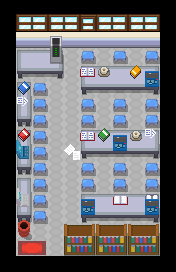

Rendered tile map (Tiled .tmx) drawn with the repository's tilesets; below, a short description and the full map source, tile grids included:
An orthogonal 11x17 tile map with 16x16 px tiles, 7 tile layers (L0_floor, L1_floor, L2_object, L3_object, ...), 3 tilesets.

<map version="1.10" tiledversion="1.10.2" orientation="orthogonal" renderorder="right-down" width="11" height="17" tilewidth="16" tileheight="16" infinite="0" nextlayerid="8" nextobjectid="1">
 <editorsettings>
  <export target="../before/p009.json" format="json" />
 </editorsettings>
 <tileset firstgid="1" source="object.tsx" />
 <tileset firstgid="11285" source="floor.tsx" />
 <tileset firstgid="14309" source="event.tsx" />
 <layer id="1" name="L0_floor" width="11" height="17">
  <data encoding="csv">
0,0,0,0,0,0,0,0,0,0,0,
13151,13151,13151,13151,13151,13151,13151,13151,13151,13151,13151,
13151,13151,13151,13151,13151,13151,13151,13151,13151,13151,13151,
13151,13151,13151,13151,13151,13151,13151,13151,13151,13151,13151,
13151,13151,13151,13151,13151,13151,13151,13151,13151,13151,13151,
0,13151,13151,13151,13151,13151,13151,13151,13151,13151,13151,
0,13151,13151,13151,13151,13151,13151,13151,13151,13151,13151,
13151,13151,13151,13151,13151,13151,13151,13151,13151,13151,13151,
13151,13151,13151,13151,13151,13151,13151,13151,13151,13151,13151,
13151,13151,13151,13151,13151,13151,13151,13151,13151,13151,13151,
13151,13151,13151,13151,13151,13151,13151,13151,13151,13151,0,
13151,13151,13151,13151,13151,13151,13151,13151,13151,13151,0,
13151,13151,13151,13151,13151,13151,13151,13151,13151,13151,13151,
13151,13151,13151,13151,13151,13151,13151,13151,13151,13151,13151,
13151,13151,13151,13151,13151,13151,13151,13151,13151,13151,13151,
13151,13151,13151,13151,13151,13151,13151,13151,13151,13151,13151,
13151,13151,13151,13151,13151,13151,13151,13151,13151,13151,13151
</data>
 </layer>
 <layer id="2" name="L1_floor" width="11" height="17">
  <data encoding="csv">
0,0,0,0,0,0,0,0,0,0,0,
0,0,0,0,0,0,0,0,0,0,0,
0,0,0,0,0,0,0,0,0,0,0,
0,0,0,0,0,0,0,0,0,0,0,
0,0,0,0,0,0,0,0,0,0,0,
0,0,0,0,0,0,0,0,0,0,0,
0,0,0,0,0,0,0,0,0,0,0,
0,0,0,0,0,0,0,0,0,0,0,
0,0,0,0,0,0,0,0,0,0,0,
0,0,0,0,0,0,0,0,0,0,0,
0,0,0,0,0,0,0,0,0,0,0,
0,0,0,0,0,0,0,0,0,0,0,
0,0,0,0,0,0,0,0,0,0,0,
0,0,0,0,0,0,0,0,0,0,0,
0,0,0,0,0,0,0,0,0,0,0,
0,12548,12549,0,0,0,0,0,0,0,0,
0,0,0,0,0,0,0,0,0,0,0
</data>
 </layer>
 <layer id="3" name="L2_object" width="11" height="17">
  <data encoding="csv">
0,0,0,0,0,0,0,0,0,0,0,
0,0,0,0,0,0,0,0,0,0,0,
0,0,0,0,0,0,0,0,0,0,0,
0,6945,6946,6947,0,6653,0,6653,0,6653,0,
0,7069,7070,7071,0,6945,6946,6946,6946,6947,0,
0,6948,0,0,0,7069,7070,7070,7070,7071,0,
0,7010,0,0,0,6653,0,6653,0,6653,0,
0,7072,0,0,0,6653,0,6653,0,6653,0,
0,6948,0,0,0,6945,6946,6946,6946,6947,0,
0,7010,0,0,0,7069,7070,7070,7070,7071,0,
0,7072,0,0,0,6653,0,6653,0,6653,0,
0,6948,0,0,0,6653,0,6653,0,6653,0,
0,7010,0,0,0,6945,6946,6946,6946,6947,0,
0,7072,0,0,0,7069,7070,7070,7070,7071,0,
0,3275,0,0,0,6653,0,6653,0,6653,0,
0,0,0,0,5906,5907,5909,5910,5909,5910,0,
0,0,0,0,0,0,0,0,0,0,0
</data>
 </layer>
 <layer id="4" name="L3_object" width="11" height="17">
  <data encoding="csv">
64,64,64,64,64,64,64,64,64,64,64,
64,187,187,187,187,187,187,187,187,187,64,
64,249,249,249,249,249,249,249,249,249,64,
64,0,0,4796,0,0,0,0,0,0,64,
64,0,0,0,0,10741,6883,0,0,6577,64,
64,10558,6653,0,0,0,0,0,0,6639,64,
64,10679,6653,0,0,0,0,0,0,0,64,
64,0,6653,0,0,0,0,0,0,0,64,
64,10557,6653,0,0,10741,10619,6577,6883,10679,64,
64,4321,6653,0,4197,0,0,6639,0,0,64,
64,0,6653,0,0,0,0,0,0,0,64,
64,0,6653,0,0,0,0,0,0,0,64,
64,4319,6653,0,0,6577,0,10742,0,6885,64,
64,0,6653,0,0,6639,0,0,0,6639,64,
64,0,0,0,0,0,0,0,0,0,64,
64,0,0,0,0,0,0,0,0,0,64,
64,64,64,64,64,64,64,64,64,64,64
</data>
 </layer>
 <layer id="5" name="event" width="11" height="17" opacity="0">
  <data encoding="csv">
0,0,0,0,0,0,0,0,0,0,0,
0,0,0,0,0,0,0,0,0,0,0,
0,0,0,0,14309,14309,14309,14309,14309,14309,14309,
0,0,0,14309,0,0,0,0,0,0,14309,
0,14309,14309,14309,0,14309,14309,14309,14309,14309,14309,
0,14309,0,0,0,14309,14309,14309,14309,14309,14309,
0,14309,0,0,0,0,0,0,0,0,14309,
0,14309,0,0,0,0,0,0,0,0,14309,
0,14309,0,0,0,14309,14309,14309,14309,14309,14309,
0,14309,0,0,0,14309,14309,14309,14309,14309,14309,
0,14309,0,0,0,0,0,0,0,0,14309,
0,14309,0,0,0,0,0,0,0,0,14309,
0,14309,0,0,0,14309,14309,14309,14309,14309,14309,
0,14309,0,0,0,14309,14309,14309,14309,14309,14309,
14309,14309,0,0,0,0,0,0,0,0,14309,
14309,0,0,0,14309,14309,14309,14309,14309,14309,14309,
14309,14309,14309,14309,14309,14309,14309,14309,14309,14309,14309
</data>
 </layer>
 <layer id="6" name="foreground_0" width="11" height="17">
  <data encoding="csv">
0,10686,10687,10686,10687,10686,10686,10687,10686,10687,0,
0,10748,10749,10748,10749,10746,10748,10749,10748,10749,0,
0,0,0,4734,0,0,0,0,0,0,0,
0,0,0,0,0,0,0,0,0,0,0,
0,0,0,0,0,0,0,0,0,0,0,
0,0,0,0,0,0,0,0,0,0,0,
0,0,0,0,0,0,0,0,0,0,0,
0,0,0,0,0,0,0,0,0,0,0,
0,4259,0,0,0,0,0,0,0,0,0,
0,0,0,0,0,0,0,0,0,0,0,
0,0,0,0,0,0,0,0,0,0,0,
0,4257,0,0,0,0,0,0,0,0,0,
0,0,0,0,0,0,0,0,0,6577,0,
0,3213,0,0,0,0,0,0,0,0,0,
0,0,0,0,5844,5845,5844,5845,5844,5845,0,
0,0,0,0,0,0,0,0,0,0,0,
0,0,0,0,0,0,0,0,0,0,0
</data>
 </layer>
 <layer id="7" name="foreground_1" width="11" height="17">
  <data encoding="csv">
0,0,0,0,0,0,0,0,0,0,0,
0,0,0,0,0,0,0,0,0,0,0,
0,0,0,0,0,0,0,0,0,0,0,
0,0,0,0,0,0,0,0,0,0,0,
0,0,0,0,0,0,0,0,10620,0,0,
0,0,0,0,0,0,0,0,0,0,0,
0,0,0,0,0,0,0,0,0,0,0,
0,0,0,0,0,0,0,0,0,0,0,
0,0,0,0,0,0,0,0,0,0,0,
0,0,0,0,0,0,0,0,0,0,0,
0,0,0,0,0,0,0,0,0,0,0,
0,0,0,0,0,0,0,0,0,0,0,
0,0,0,0,0,0,0,0,0,0,0,
0,0,0,0,0,0,0,0,0,0,0,
0,0,0,0,0,0,0,0,0,0,0,
0,0,0,0,0,0,0,0,0,0,0,
0,0,0,0,0,0,0,0,0,0,0
</data>
 </layer>
</map>
